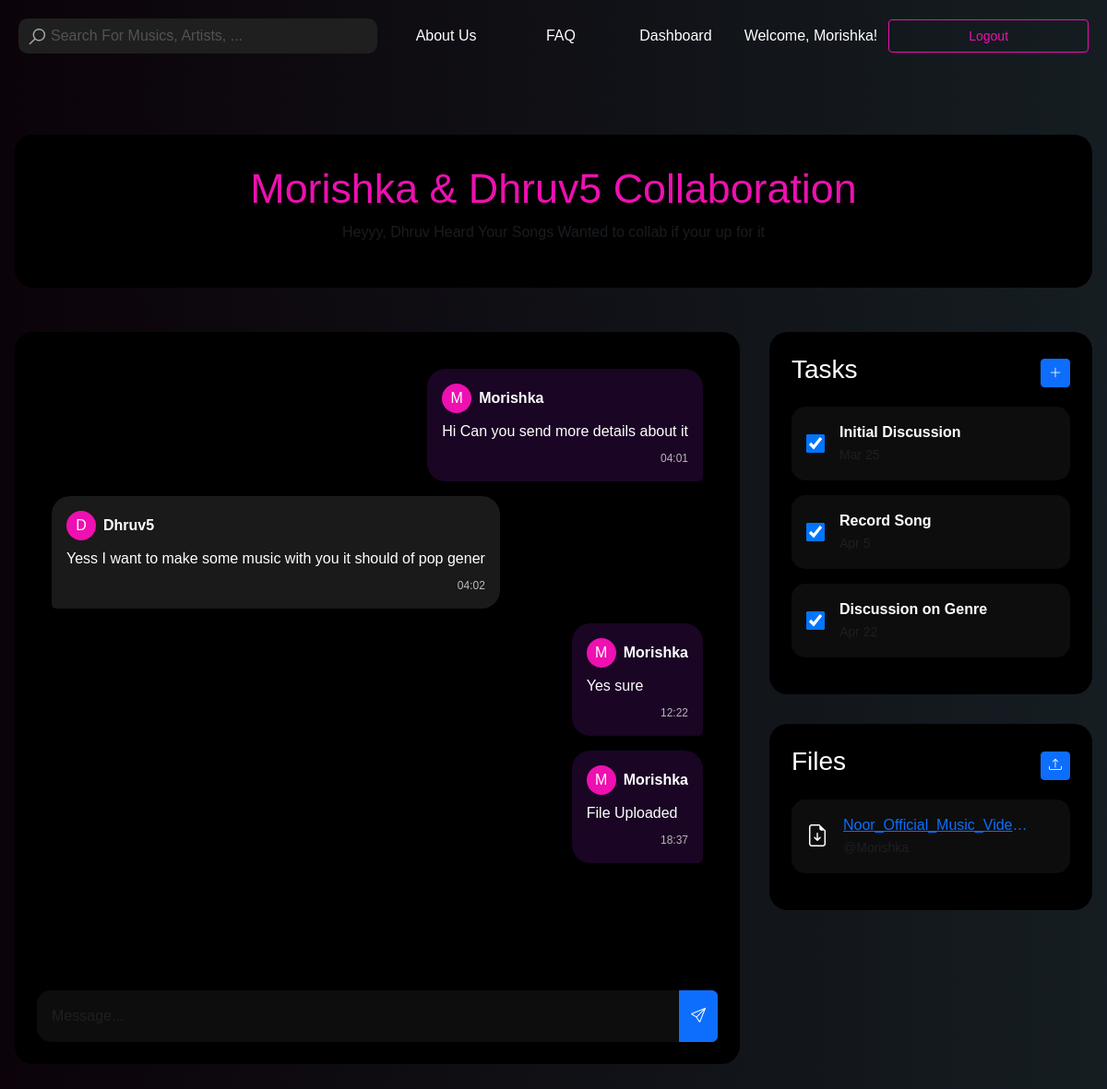
Screenshot of /collaboration/6/ (signed in) with the database file from the repository.
### frontend/models.py (models this page shows)
class CollaborationProject(models.Model):
    request = models.ForeignKey(CollaborationRequest, on_delete=models.CASCADE, unique=True, related_name='projects')
    participants = models.ManyToManyField(User)
    created_at = models.DateTimeField(auto_now_add=True)
    title = models.CharField(max_length=200)
    description = models.TextField()

class CollaborationMessage(models.Model):
    project = models.ForeignKey(CollaborationProject, on_delete=models.CASCADE)
    sender = models.ForeignKey(User, on_delete=models.CASCADE)
    content = models.TextField()
    timestamp = models.DateTimeField(auto_now_add=True)

class Task(models.Model):
    STATUS_CHOICES = [
        ('todo', 'To Do'),
        ('in_progress', 'In Progress'),
        ('done', 'Done')
    ]
    project = models.ForeignKey(CollaborationProject, on_delete=models.CASCADE)
    title = models.CharField(max_length=200)
    description = models.TextField()
    assigned_to = models.ForeignKey(User, on_delete=models.SET_NULL, null=True)
    due_date = models.DateTimeField()
    status = models.CharField(max_length=20, choices=STATUS_CHOICES, default='todo')

class SharedFile(models.Model):
    project = models.ForeignKey(CollaborationProject, on_delete=models.CASCADE)
    file = models.FileField(upload_to='collaborations/files/')
    uploaded_by = models.ForeignKey(User, on_delete=models.CASCADE)
    uploaded_at = models.DateTimeField(auto_now_add=True)
    description = models.TextField(blank=True)

### frontend/views.py (the view)
# urls.py: path('collaboration/<int:project_id>/', collaboration_dashboard, name='collaboration_dashboard'),
@login_required
def collaboration_dashboard(request, project_id):
    project = get_object_or_404(
        CollaborationProject,
        id=project_id,
        participants=request.user
    )
    files = SharedFile.objects.filter(project=project).order_by('-uploaded_at')
    print(f"Files: {files}")  # Debug statement
    context = {
        'project': project,
        'messages': CollaborationMessage.objects.filter(project=project).order_by('timestamp'),
        'files': files,
        'tasks': Task.objects.filter(project=project).order_by('due_date')
    }
    return render(request, 'collaboration/dashboard.html', context)

### frontend/templates/collaboration/dashboard.html (shortened to what this page needs)
{% load static %}
<!DOCTYPE html>
<html lang="en">
<head>
    <link rel="stylesheet" href="{% static 'css/header.css' %}">
    <link href="https://cdn.jsdelivr.net/npm/bootstrap@5.3.0/dist/css/bootstrap.min.css" rel="stylesheet">
    <link rel="stylesheet" href="https://cdn.jsdelivr.net/npm/bootstrap-icons@1.11.3/font/bootstrap-icons.min.css">
</head>
<body>
<div class="align">
    {% include "header.html" %}
</div>
<div class="collaboration-container">
    <div class="project-header">
        <h1>{{ project.title }}</h1>
        <p class="text-muted">{{ project.description }}</p>
    </div>
    <div class="collab-grid">
        <div class="collab-chat">
            <div class="chat-messages">
                {% for message in messages %}
                    <div class="message {% if message.sender == request.user %}sent{% else %}received{% endif %}">
                        <div class="message-user">
                            <div class="user-avatar">
                                {{ message.sender.username|first|upper }}
                            </div>
                            <strong>{{ message.sender.username }}</strong>
                        </div>
                        <div class="message-content">
                            {{ message.content }}
                        </div>
                        <span class="message-time">
                            {{ message.timestamp|date:"H:i" }}
                        </span>
                    </div>
                {% endfor %}
            </div>
            <form class="mt-3" onsubmit="sendMessage(event, {{ project.id }})">
                <div class="input-group">
                    <input type="text" id="message-input"
                           class="form-control message-input"
                           placeholder="Message...">
                    <button class="btn btn-primary" type="submit">
                        <i class="bi bi-send"></i>
                    </button>
                </div>
            </form>
        </div>
        <div class="collab-sidebar">
            <div class="task-card">
                <div class="task-header">
                    <h3>Tasks</h3>
                    <button class="btn btn-sm btn-primary" data-bs-toggle="modal" data-bs-target="#newTaskModal">
                        <i class="bi bi-plus-lg"></i>
                    </button>
                </div>
                {% for task in tasks %}
                    <div class="task-item">
                        <input type="checkbox" class="task-checkbox" data-task-id="{{ task.id }}"
                               {% if task.status == 'done' %}checked{% endif %}>
                        <div>
                            <div class="fw-bold">{{ task.title }}</div>
                            <small class="text-muted">{{ task.due_date|date:"M j" }}</small>
                        </div>
                    </div>
                {% endfor %}
            </div>
            <div class="file-card">
                <div class="file-header">
                    <h3>Files</h3>
                    <button class="btn btn-sm btn-primary" data-bs-toggle="modal" data-bs-target="#uploadFileModal">
                        <i class="bi bi-upload"></i>
                    </button>
                </div>
                {% for file in files %}
                    <div class="file-item">
                        <i class="bi bi-file-earmark-arrow-down fs-4"></i>
                        <div>
                            <a href="{{ file.file.url }}" class="d-block text-truncate" style="max-width: 200px;">
                                {{ file.file.name|cut:"collaborations/files/" }}
                            </a>
                            <small class="text-muted">@{{ file.uploaded_by.username }}</small>
                        </div>
                    </div>
                {% empty %}
                    <p>No files uploaded yet.</p>
                {% endfor %}
            </div>
        </div>
    </div>
</div>
</body>
</html>

### frontend/templates/header.html (shortened to what this page needs)
{% load static %}
<div class="header">
    <div class="header-frame-1">
      <div class="search-bar">
        <div class="header-frame-2">
            <form method="GET" action="{% url 'search_view' %}">
                <img class="search" src="{% static 'icons/search.svg' %}" alt="Search icon" />
                <div class="search-box">
                    <input
                        type="text"
                        name="query"
                        class="search-for-musics-artists"
                        placeholder="Search For Musics, Artists, ..."
                        style="border: none; outline: none; background: transparent;"
                        value="{{ request.GET.query }}"
                    />
                </div>
            </form>
        </div>
    </div>
      <div class="titles">
        <div class="titles-container">
          <a href="{% url 'about_us' %}" class="nav-link">About Us</a>
          <a href="{% url 'faq' %}" class="nav-link">FAQ</a>
          {% if user.is_authenticated and user.profile.role == "musician" %}
              <a href="{% url 'musician_dashboard' %}" class="nav-link">Dashboard</a>
          {% endif %}
        </div>
      </div>
      <div class="login-area">
        {% if user.is_authenticated %}
            <div class="user-info">
                <span>Welcome, {{ user.username }}!</span>
            </div>
            <div class="button">
                <a href="{% url 'logout' %}" class="button2">Logout</a>
            </div>
        {% endif %}
    </div>
    </div>
  </div>

### frontend/static/css/header.css (style rules this page uses)
.header { position: relative; width: -webkit-fill-available; padding: 0px 0px 20px 0px; }
.header-frame-1 { display: flex; flex-direction: row; gap: 12px; align-items: center; justify-content: flex-start; align-self: stretch; flex-shrink: 0; position: relative; }
.search-bar { background: #1f1f1f; border-radius: 10px; padding: 6px 8px 6px 8px; display: flex; flex-direction: row; gap: 3px; align-items: center; justify-content: flex-start; flex: 1; height: 38px; position: relative; }
.header-frame-2 { display: flex; flex-direction: row; gap: 3px; align-items: center; justify-content: flex-start; flex: 1; position: relative; }
.search { flex-shrink: 0; width: 25px; height: 25px; position: relative; overflow: visible; align-self: center; }
.search-box { display: flex; flex-direction: row; gap: 10px; align-items: center; justify-content: center; flex-shrink: 0; position: relative; }
.search-for-musics-artists { color: #ee10b0; text-align: left; font-family: var(--text-small-font-family, 'Vazirmatn-Light', sans-serif); font-size: var(--text-small-font-size, 12px); font-weight: var(--text-small-font-weight, 300); opacity: 0.6; position: relative; font-size: medium; }
form { display: flex; }
.titles { display: flex; flex-direction: column; gap: 10px; align-items: center; justify-content: center; flex: 1; position: relative; }
.titles-container { display: flex; flex-direction: row; align-items: center; justify-content: space-between; align-self: stretch; flex-shrink: 0; position: relative; }
.nav-link { color: #ffffff; text-align: center; font-family: var(--h4-font-family, 'Vazirmatn-Medium', sans-serif); font-size: var(--h4-font-size, 16px); font-weight: var(--h4-font-weight, 500); position: relative; flex: 1; text-decoration: none; }
.user-info { color: #ffffff; }
.login-area { display: flex; flex-direction: row; gap: 12px; align-items: center; justify-content: flex-start; flex: 1; position: relative; }
.button, .button3 { border-radius: 4px; border-style: solid; border-color: var(--normal, #ee10b0); border-width: 1px; padding: 6px 16px; display: flex; flex-direction: row; gap: 20px; align-items: center; justify-content: center; flex: 1; height: 36px; position: relative; background: transparent; cursor: pointer; transition: background-color 0.3s, color 0.3s; }
.button2, .button4 { color: var(--normal, #ee10b0); text-align: center; font-family: 'Vazirmatn-Light', sans-serif; font-size: 14px; font-weight: 300; position: relative; transition: color 0.3s; text-decoration: none; }

### rows the page displays
CollaborationProject: title "Morishka & Dhruv5 Collaboration", description "Heyyy, Dhruv Heard Your Songs Wanted to collab if your up for it"
CollaborationMessage: sender.username|first "M", sender.username "Morishka", content "Hi Can you send more details about it", timestamp "04:01"
CollaborationMessage: sender.username|first "D", sender.username "Dhruv5", content "Yess I want to make some music with you it should of pop gener", timestamp "04:02"
CollaborationMessage: sender.username|first "M", sender.username "Morishka", content "Yes sure", timestamp "12:22"
CollaborationMessage: sender.username|first "M", sender.username "Morishka", content "File Uploaded", timestamp "18:37"
Task: status "☑", title "Initial Discussion"
Task: status "☑", title "Record Song"
Task: status "☑", title "Discussion on Genre"
SharedFile: file.name "Noor_Official_Music_Vide…"

### other values shown
{{ user.username }} "Morishka"
